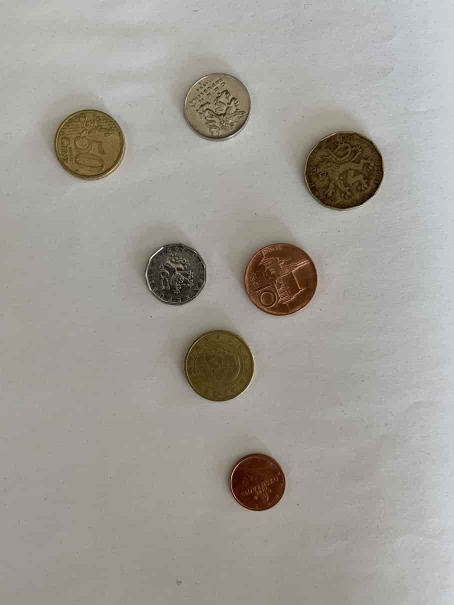
#> input picture opencv_book/pictures/coins2.jpg, 907 x 1209 px (shown at 1/2 size)
$ python histogram_3D.py --image pictures/coins2.jpg
#> lines starting #> are read from the running program, lines starting #| are printed output that depends on the picture
from mpl_toolkits.mplot3d import Axes3D
import matplotlib.pyplot as plt
import numpy as np
import argparse
import cv2

ap = argparse.ArgumentParser()
ap.add_argument("-i", "--image", required=True, help="Path to the image")
ap.add_argument("-s", "--size", required=False, help="Size of largest color bin", default=5000)
ap.add_argument("-b", "--bins", required=False, help="Number of bins per color channel", default=8)
args = vars(ap.parse_args())

image = cv2.imread(args["image"])
#> image is the input picture: shape (1209, 907, 3); mean B, G, R 150.5, 157.3, 160.7
size = float(args["size"])
bins = int(args["bins"])

hist = cv2.calcHist([image], [0, 1, 2], None, [bins, bins, bins], [0, 256, 0, 256, 0, 256])

print("3D histogram shape: %s with %d values" % (hist.shape, hist.flatten().shape[0]))
#| 3D histogram shape: (8, 8, 8) with 512 values

fig = plt.figure()
ax = fig.add_subplot(111, projection="3d")
ratio = size / np.max(hist)
#> ratio = 0.0131

for (x, plane) in enumerate(hist):
    for (y, row) in enumerate(plane):
        for (z, col) in enumerate(row):
            if hist[x][y][z] > 0.0:
                siz = ratio * hist[x][y][z]
                rgb = (z / (bins - 1), y / (bins - 1), x / (bins - 1))
                ax.scatter(x, y, z, s = siz, facecolors = rgb)
#> this loop made 8 passes

plt.show()
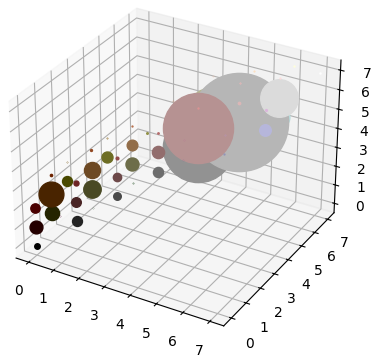
#> figure drawn by matplotlib, 1 panel

$ run again, on opencv_book/pictures/input_counting_coins3.jpg
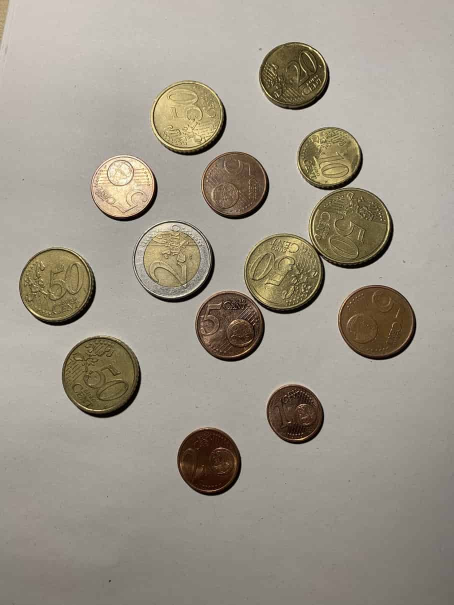
#> input picture opencv_book/pictures/input_counting_coins3.jpg, 907 x 1209 px (shown at 1/2 size)
#> image is the input picture: shape (1209, 907, 3); mean B, G, R 136.9, 150.2, 157.2
#| 3D histogram shape: (8, 8, 8) with 512 values
#> ratio = 0.0167
#> the loop `for (x, plane) in enumerate(hist):` made 8 passes
#> `plt.show()`:
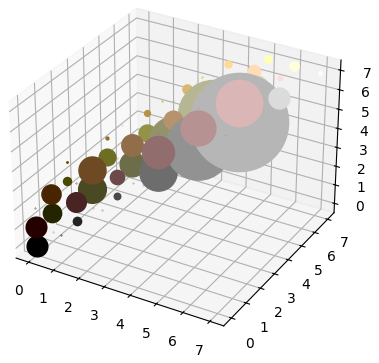
#> figure drawn by matplotlib, 1 panel

$ run again, on opencv_book/pictures/master_169.jpg
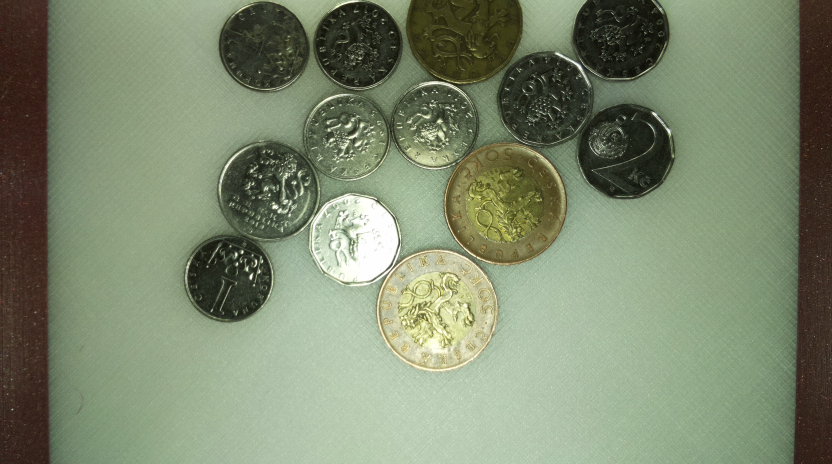
#> input picture opencv_book/pictures/master_169.jpg, 1664 x 928 px (shown at 1/2 size)
#> image is the input picture: shape (928, 1664, 3); mean B, G, R 110.5, 136.7, 125.5
#| 3D histogram shape: (8, 8, 8) with 512 values
#> ratio = 0.0179
#> the loop `for (x, plane) in enumerate(hist):` made 8 passes
#> `plt.show()`:
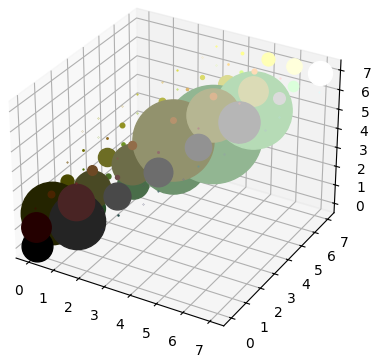
#> figure drawn by matplotlib, 1 panel
